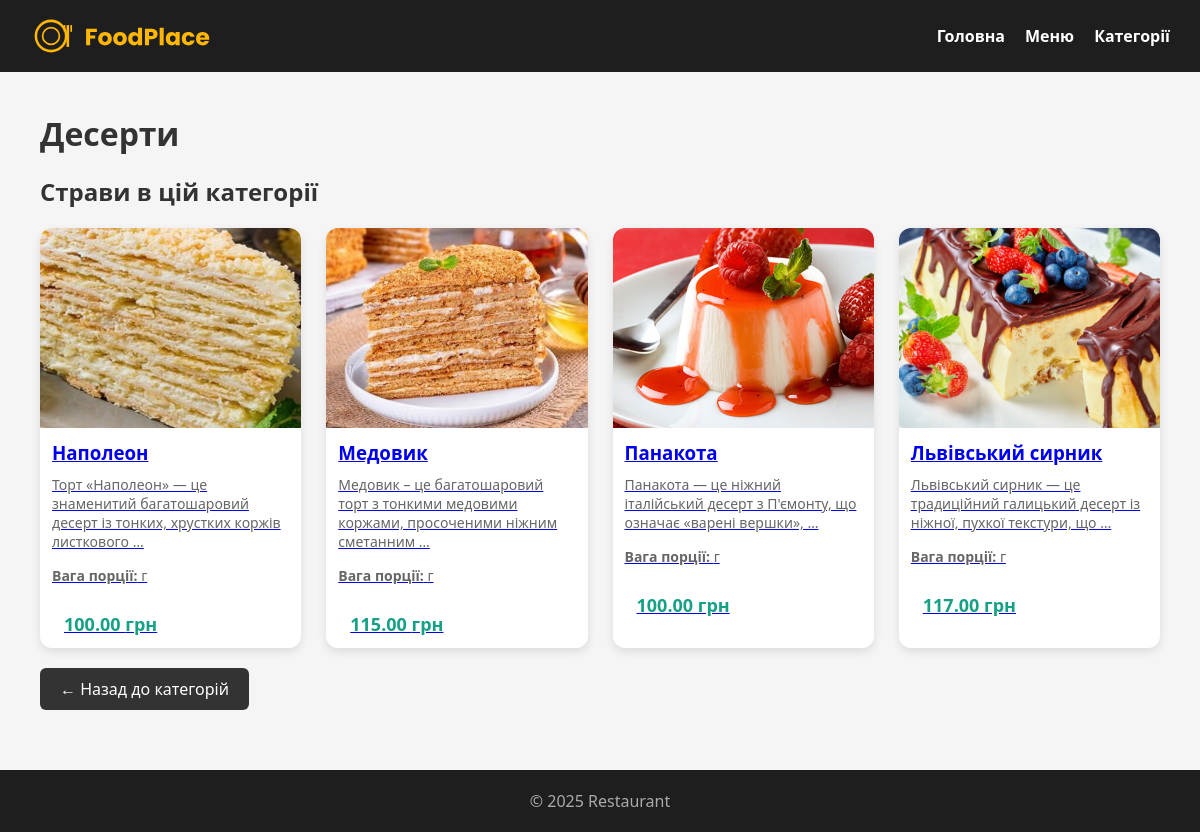
Screenshot of /categories/4/ with the database file from the repository.
### menu/models.py (models this page shows, shortened)
class Category(models.Model):
    name = models.CharField(max_length=100)

class Dish(models.Model):
    UNIT_CHOICES = [
        ('g', 'г'),
        ('ml', 'мл'),
    ]
    category = models.ForeignKey(
        Category,
        on_delete=models.CASCADE,
        related_name='dishes'
    )
    name = models.CharField(max_length=150)
    description = models.TextField(blank=True)
    price = models.DecimalField(max_digits=6, decimal_places=2)
    image = models.ImageField(upload_to='dishes/', blank=True)
    portion_size = models.PositiveIntegerField(
        verbose_name="Вага / обʼєм порції"
    )
    unit = models.CharField(
        max_length=2,
        choices=UNIT_CHOICES,
        default='g',
        verbose_name="Одиниця виміру"
    )

### menu/views.py (the view)
# urls.py: path('categories/<int:pk>/', views.category_detail, name='category_detail'),
def category_detail(request, pk):
    category = get_object_or_404(Category, pk=pk)
    dishes = Dish.objects.filter(category=category)
    return render(request, 'menu/category_detail.html', {
        'category': category,
        'dishes': dishes
    })

### menu/templates/menu/category_detail.html (shortened to what this page needs)
{% extends 'menu/base.html' %}
{% block content %}
<div class="container">
    <h1>{{ category.name }}</h1>
    <h2>Страви в цій категорії</h2>
    {% if dishes %}
        <div class="menu-grid">
            {% for dish in dishes %}
                <a href="{% url 'menu:dish_detail' dish.pk %}" class="card-link">
                    <div class="card">
                        {% if dish.image %}
                            <img src="{{ dish.image.url }}" alt="{{ dish.name }}">
                        {% endif %}
                        <h3>{{ dish.name }}</h3>
                        <p>{{ dish.description|truncatewords:12 }}</p>
                        <p><strong>Вага порції:</strong> {{ dish.weight }} г</p>
                        <div class="price">{{ dish.price }} грн</div>
                    </div>
                </a>
            {% endfor %}
        </div>
    {% else %}
        <p>У цій категорії поки немає страв.</p>
    {% endif %}
    <a href="{% url 'menu:categories_list' %}" class="btn-back">← Назад до категорій</a>
</div>
{% endblock %}

### static/style.css (style rules this page uses)
* { margin: 0; padding: 0; box-sizing: border-box; font-family: 'Segoe UI', sans-serif; }
body { background: #f5f5f5; color: #333; }
.container { max-width: 1200px; margin: 40px auto; padding: 0 20px; }
h1, h2 { margin-bottom: 20px; }
.menu-grid { display: grid; grid-template-columns: repeat(auto-fill, minmax(260px, 1fr)); gap: 25px; }
.card { background: #fff; border-radius: 12px; overflow: hidden; box-shadow: 0 4px 10px rgba(0,0,0,0.1); display: flex; flex-direction: column; height: 100%; }
.card h3 { margin-bottom: 10px; }
.card p { font-size: 14px; color: #666; margin-bottom: 15px; }
.price { font-size: 18px; font-weight: bold; color: #16a085; display: flex; gap: 8px; }
.card img { width: 100%; height: 200px; object-fit: cover; display: block; }
.card h3, .card p, .card .price { padding: 0 12px; }
.card h3 { margin-top: 12px; }
.card .price { margin: 12px; font-weight: bold; color: #16a085; }
.btn-back { display: inline-block; margin-top: 20px; text-decoration: none; color: white; background: #333; padding: 10px 20px; border-radius: 6px; }
.menu-grid .card { opacity: 0; animation: fadeUp 0.6s ease forwards; }
.menu-grid .card:nth-child(1) { animation-delay: 0.1s; }

### rows the page displays
Category: name "Десерти"
Dish: image (picture), name "Наполеон", description "Торт «Наполеон» — це знаменитий багатошаровий десерт із тонких, хрустких коржів листкового …", price "100.00"
Dish: image (picture), name "Медовик", description "Медовик – це багатошаровий торт з тонкими медовими коржами, просоченими ніжним сметанним …", price "115.00"
Dish: image (picture), name "Панакота", description "Панакота — це ніжний італійський десерт з П'ємонту, що означає «варені вершки», …", price "100.00"
Dish: image (picture), name "Львівський сирник", description "Львівський сирник — це традиційний галицький десерт із ніжної, пухкої текстури, що …", price "117.00"
